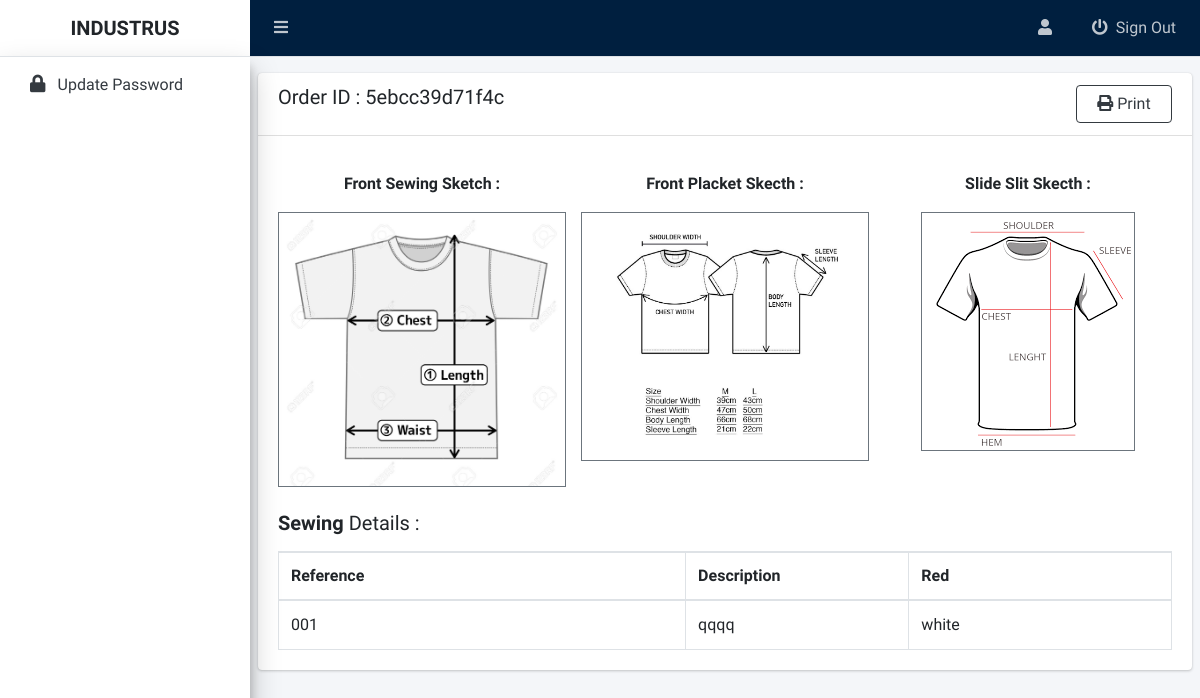
Screenshot of /admin/sewing-finished-order-details?order-id=5ebcc39d71f4c with the database file from the repository.
### tables this page shows
CREATE TABLE `order_details` (
  `orderId` varchar(50) NOT NULL,
  `user_id` int(11) NOT NULL,
  `buyerName` varchar(200) NOT NULL,
  `companyName` varchar(200) NOT NULL,
  `productName` varchar(100) NOT NULL,
  `productPrice` varchar(100) NOT NULL,
  `composition` varchar(100) NOT NULL,
  `fabricsWeight` varchar(100) NOT NULL,
  `samplePcs` varchar(10) NOT NULL,
  `fabricConstruction` varchar(100) NOT NULL,
  `febricDescription` varchar(100) NOT NULL,
  `productSketch` varchar(200) NOT NULL,
  `yarnDescription` varchar(150) NOT NULL,
  `frontMeasurementSketch` varchar(200) NOT NULL,
  `backMeasurementSketch` varchar(200) NOT NULL,
  `collarMeasurementSketch` varchar(200) NOT NULL,
  `frontSewingSkecth` varchar(200) NOT NULL,
  `frontPlacketSkecth` varchar(200) NOT NULL,
  `slideSlitSkecth` varchar(200) NOT NULL,
  `pcs_per_box` varchar(15) NOT NULL,
  `shipmentDate` varchar(100) NOT NULL,
  `detailOrderDate` varchar(100) NOT NULL,
  `sampleOrderDate` varchar(100) NOT NULL,
  `finishedDate` varchar(50) NOT NULL,
  `status` int(11) NOT NULL DEFAULT 0 COMMENT '0=sampledefault,1=sample_accepted,2=sample_rejected,3=pendingDetails,4 = userImputted,5=task-allocated,6=Order-in-production, 7 =order_finished'
);

CREATE TABLE `order_colors_quantity` (
  `id` int(11) NOT NULL,
  `order_id` varchar(50) NOT NULL,
  `color` varchar(50) NOT NULL,
  `sQuantity` varchar(20) NOT NULL,
  `mQuantity` varchar(20) NOT NULL,
  `lQuantity` varchar(20) NOT NULL,
  `xlQuantity` varchar(20) NOT NULL,
  `xxlQuantity` varchar(20) NOT NULL,
  `xxxlQuantity` varchar(20) NOT NULL,
  `total` int(11) NOT NULL
);

CREATE TABLE `yarn_description` (
  `id` varchar(25) NOT NULL,
  `order_id` varchar(20) NOT NULL,
  `reference` varchar(20) NOT NULL,
  `description` varchar(200) NOT NULL
);

CREATE TABLE `yarn_color` (
  `id` int(11) NOT NULL,
  `yarn_desc_id` varchar(20) NOT NULL,
  `color` varchar(20) NOT NULL,
  `yarn_color` varchar(20) NOT NULL
);

### admin/sewing-finished-order-details.php (the view, shortened to what this page needs)
<?php
include 'includes/admin-header.php';
include 'includes/admin-navbar.php';
include 'includes/admin-sidebar.php';
$conn = connect();
if (isset($_GET['order-id'])) {
    $sql = "SELECT * FROM order_details WHERE orderId = ?";
    $stmt = $conn->prepare($sql);
    $stmt->bind_param("s", $id);
    $id = $_GET['order-id'];
    $stmt->execute();
    $result = $stmt->get_result();
    $row = $result->fetch_assoc();
    $query = "SELECT * FROM order_colors_quantity WHERE order_id = ?";
    $stmt = $conn->prepare($query);
    $stmt->bind_param("s", $id);
    $stmt->execute();
    $result2 = $stmt->get_result();
    while ($data = $result2->fetch_assoc()) {
        $colors[] = $data;
    }
    $query = "SELECT * FROM yarn_description WHERE order_id = ?";
    $stmt = $conn->prepare($query);
    $stmt->bind_param("s", $id);
    $stmt->execute();
    $result2 = $stmt->get_result();
    while ($data = $result2->fetch_assoc()) {
        $yarnDescriptions[] = $data;
    }
    foreach ($yarnDescriptions as $val) {
        $query = "SELECT * FROM yarn_color WHERE yarn_desc_id = ?";
        $stmt = $conn->prepare($query);
        $stmt->bind_param("s", $val['id']);
        $stmt->execute();
        $result2 = $stmt->get_result();
        while ($data = $result2->fetch_assoc()) {
            $yarnColor[] = $data;
        }
    }
} else {
    return;
}
?>
<section class="content py-3" id="printableArea">
    <div class="card">
        <div class="card-header">
            <div class="row">
                <div class="col-sm-4">
                    <h5> Order ID :&nbsp;<?= $row['orderId'] ?></h5>
                </div>
                <div class="col-sm-4">
                </div>
                <div class="col-sm-4">
                    <button class=" btn btn-outline-dark col-sm-4  float-right print" onclick="printDiv('printableArea')"><i class="fas fa-print"></i> Print</button>
                </div>
            </div>
        </div>
        <div class="card-body">
            <div class="card-text mt-3 mb-3">
                <div class="row text-center">
                    <div class="col-sm-4 ">
                        <label for="examples" class="mb-3"><b>Front Sewing Sketch :</b></label>
                        <a href="../img/samples/<?= $row['frontSewingSkecth'] ?>" data-toggle="lightbox" data-title="Front Sewing Sketch" data-gallery="gallery">
                            <img src="../img/samples/<?= $row['frontSewingSkecth'] ?>" class="img-fluid mb-2 border border-secondary" alt="Front Sewing Sketch" />
                        </a>
                    </div>
                    <div class="col-sm-4">
                        <label for="examples" class="mb-3"><b>Front Placket Skecth :</b></label>
                        <a href="../img/samples/<?= $row['frontPlacketSkecth'] ?>" data-toggle="lightbox" data-title="Front Placket Skecth" data-gallery="gallery">
                            <img src="../img/samples/<?= $row['frontPlacketSkecth'] ?>" class="img-fluid mb-2 border border-secondary" alt="Front Placket Skecth" />
                        </a>
                    </div>
                    <div class="col-sm-4">
                        <label for="examples" class="mb-3"><b>Slide Slit Skecth :</b></label>
                        <a href="../img/samples/<?= $row['slideSlitSkecth'] ?>" data-toggle="lightbox" data-title="Slide Slit Skecth  " data-gallery="gallery">
                            <img src="../img/samples/<?= $row['slideSlitSkecth'] ?>" class="img-fluid mb-2 border border-secondary" alt="Slide Slit Skecth " />
                        </a>
                    </div>
                </div>
            </div>
            <h5 class="mb-3"><strong>Sewing</strong> Details : </h5>
            <table class="table table-head-fixed text-nowrap table-bordered ">
                <thead>
                    <tr>
                        <th scope="col">Reference </th>
                        <th width="25%" scope="col">Description</th>
                        <?php foreach ($colors as $color) { ?>
                            <th><?= $color['color'] ?></th>
                        <?php } ?>
                    </tr>
                </thead>
                <tbody>
                    <?php foreach ($yarnDescriptions as $yarnDescription) { ?>
                        <tr>
                            <td><?= $yarnDescription['reference'] ?></td>
                            <td><?= $yarnDescription['description'] ?></td>
                            <?php foreach ($yarnColor as $yc) {
                                if ($yarnDescription['id'] == $yc['yarn_desc_id']) { ?>
                                    <td><?php
                                        echo $yc['yarn_color'];
                                        ?></td>
                            <?php }
                            } ?>
                        </tr>
                    <?php } ?>
                </tbody>
            </table>
        </div>
    </div>
</section>
<?php include 'includes/admin-footer.php'; ?>
</body>
</html>

### rows the page displays
order_details: orderId "5ebcc39d71f4c", frontSewingSkecth (picture), frontPlacketSkecth (picture), slideSlitSkecth (picture)
order_colors_quantity: color "Red"
yarn_description: reference "001", description "qqqq"
yarn_color: yarn_color "white"
